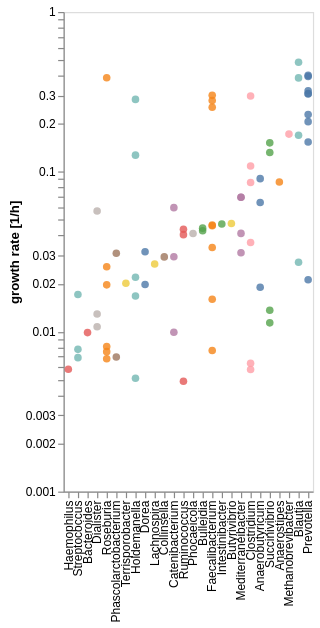

Write a Vega-Lite specification for this figure.
### Vega-Lite specification from a JSON file in a GitHub repository (floating-point values rounded to 4 significant figures)
{"$schema": "https://vega.github.io/schema/vega-lite/v5.json", "width": 208, "height": 400, "data": {"values": [{"taxon": "Catenibacterium", "sample_id": "chepang1", "abundance": 0.025, "growth_rate": 0.009934}, {"taxon": "Phascolarctobacterium", "sample_id": "chepang1", "abundance": 0.01817, "growth_rate": 0.006948}, {"taxon": "Prevotella", "sample_id": "chepang1", "abundance": 0.5742, "growth_rate": 0.2281}, {"taxon": "Succinivibrio", "sample_id": "chepang1", "abundance": 0.3827, "growth_rate": 0.1519}, {"taxon": "Faecalibacterium", "sample_id": "chepang2", "abundance": 0.02162, "growth_rate": 0.007636}, {"taxon": "Prevotella", "sample_id": "chepang2", "abundance": 0.5837, "growth_rate": 0.2061}, {"taxon": "Roseburia", "sample_id": "chepang2", "abundance": 0.0192, "growth_rate": 0.006771}, {"taxon": "Succinivibrio", "sample_id": "chepang2", "abundance": 0.3755, "growth_rate": 0.1323}, {"taxon": "Anaerobutyricum", "sample_id": "hadza1", "abundance": 0.02039, "growth_rate": 0.01898}, {"taxon": "Blautia", "sample_id": "hadza1", "abundance": 0.1822, "growth_rate": 0.1696}, {"taxon": "Bulleidia", "sample_id": "hadza1", "abundance": 0.04609, "growth_rate": 0.04282}, {"taxon": "Clostridium", "sample_id": "hadza1", "abundance": 0.3219, "growth_rate": 0.2981}, {"taxon": "Dorea", "sample_id": "hadza1", "abundance": 0.02124, "growth_rate": 0.01976}, {"taxon": "Faecalibacterium", "sample_id": "hadza1", "abundance": 0.0362, "growth_rate": 0.03364}, {"taxon": "Holdemanella", "sample_id": "hadza1", "abundance": 0.305, "growth_rate": 0.284}, {"taxon": "Mediterraneibacter", "sample_id": "hadza1", "abundance": 0.04428, "growth_rate": 0.04122}, {"taxon": "Prevotella", "sample_id": "hadza1", "abundance": 0.02268, "growth_rate": 0.02111}, {"taxon": "Bacteroides", "sample_id": "chepang3", "abundance": 0.02394, "growth_rate": 0.009872}, {"taxon": "Clostridium", "sample_id": "chepang3", "abundance": 0.01491, "growth_rate": 0.006343}, {"taxon": "Faecalibacterium", "sample_id": "chepang3", "abundance": 0.03872, "growth_rate": 0.01595}, {"taxon": "Holdemanella", "sample_id": "chepang3", "abundance": 0.01204, "growth_rate": 0.005112}, {"taxon": "Phocaeicola", "sample_id": "chepang3", "abundance": 0.09668, "growth_rate": 0.04112}, {"taxon": "Prevotella", "sample_id": "chepang3", "abundance": 0.756, "growth_rate": 0.3216}, {"taxon": "Roseburia", "sample_id": "chepang3", "abundance": 0.04618, "growth_rate": 0.01964}, {"taxon": "Ruminococcus", "sample_id": "chepang3", "abundance": 0.01151, "growth_rate": 0.004897}, {"taxon": "Anaerobutyricum", "sample_id": "hadza2", "abundance": 0.05407, "growth_rate": 0.0907}, {"taxon": "Anaerostipes", "sample_id": "hadza2", "abundance": 0.05148, "growth_rate": 0.08635}, {"taxon": "Blautia", "sample_id": "hadza2", "abundance": 0.2307, "growth_rate": 0.387}, {"taxon": "Catenibacterium", "sample_id": "hadza2", "abundance": 0.03559, "growth_rate": 0.05971}, {"taxon": "Clostridium", "sample_id": "hadza2", "abundance": 0.02157, "growth_rate": 0.03618}, {"taxon": "Collinsella", "sample_id": "hadza2", "abundance": 0.01752, "growth_rate": 0.02938}, {"taxon": "Dorea", "sample_id": "hadza2", "abundance": 0.01887, "growth_rate": 0.03165}, {"taxon": "Faecalibacterium", "sample_id": "hadza2", "abundance": 0.1794, "growth_rate": 0.301}, {"taxon": "Holdemanella", "sample_id": "hadza2", "abundance": 0.01307, "growth_rate": 0.02192}, {"taxon": "Intestinibacter", "sample_id": "hadza2", "abundance": 0.0281, "growth_rate": 0.04714}, {"taxon": "Lachnospira", "sample_id": "hadza2", "abundance": 0.01583, "growth_rate": 0.02655}, {"taxon": "Mediterraneibacter", "sample_id": "hadza2", "abundance": 0.04139, "growth_rate": 0.06944}, {"taxon": "Prevotella", "sample_id": "hadza2", "abundance": 0.2391, "growth_rate": 0.4011}, {"taxon": "Roseburia", "sample_id": "hadza2", "abundance": 0.01521, "growth_rate": 0.02551}, {"taxon": "Ruminococcus", "sample_id": "hadza2", "abundance": 0.02608, "growth_rate": 0.04374}, {"taxon": "Terrisporobacter", "sample_id": "hadza2", "abundance": 0.012, "growth_rate": 0.02012}, {"taxon": "Anaerobutyricum", "sample_id": "hadza3", "abundance": 0.03641, "growth_rate": 0.06432}, {"taxon": "Blautia", "sample_id": "hadza3", "abundance": 0.2742, "growth_rate": 0.4843}, {"taxon": "Bulleidia", "sample_id": "hadza3", "abundance": 0.02741, "growth_rate": 0.04444}, {"taxon": "Butyrivibrio", "sample_id": "hadza3", "abundance": 0.02689, "growth_rate": 0.0475}, {"taxon": "Clostridium", "sample_id": "hadza3", "abundance": 0.04855, "growth_rate": 0.08578}, {"taxon": "Faecalibacterium", "sample_id": "hadza3", "abundance": 0.1445, "growth_rate": 0.2539}, {"taxon": "Holdemanella", "sample_id": "hadza3", "abundance": 0.07241, "growth_rate": 0.1272}, {"taxon": "Mediterraneibacter", "sample_id": "hadza3", "abundance": 0.03924, "growth_rate": 0.06931}, {"taxon": "Prevotella", "sample_id": "hadza3", "abundance": 0.08695, "growth_rate": 0.1536}, {"taxon": "Roseburia", "sample_id": "hadza3", "abundance": 0.2205, "growth_rate": 0.3882}, {"taxon": "Ruminococcus", "sample_id": "hadza3", "abundance": 0.02292, "growth_rate": 0.04049}, {"taxon": "Dialister", "sample_id": "mephaa2", "abundance": 0.0277, "growth_rate": 0.01074}, {"taxon": "Faecalibacterium", "sample_id": "mephaa2", "abundance": 0.1162, "growth_rate": 0.04643}, {"taxon": "Haemophilus", "sample_id": "mephaa2", "abundance": 0.01458, "growth_rate": 0.005829}, {"taxon": "Prevotella", "sample_id": "mephaa2", "abundance": 0.7725, "growth_rate": 0.3088}, {"taxon": "Roseburia", "sample_id": "mephaa2", "abundance": 0.02023, "growth_rate": 0.008074}, {"taxon": "Streptococcus", "sample_id": "mephaa2", "abundance": 0.01941, "growth_rate": 0.007757}, {"taxon": "Succinivibrio", "sample_id": "mephaa2", "abundance": 0.02943, "growth_rate": 0.01136}, {"taxon": "Clostridium", "sample_id": "mephaa3", "abundance": 0.01454, "growth_rate": 0.005806}, {"taxon": "Dialister", "sample_id": "mephaa3", "abundance": 0.03232, "growth_rate": 0.01291}, {"taxon": "Faecalibacterium", "sample_id": "mephaa3", "abundance": 0.1152, "growth_rate": 0.04604}, {"taxon": "Prevotella", "sample_id": "mephaa3", "abundance": 0.7678, "growth_rate": 0.3068}, {"taxon": "Roseburia", "sample_id": "mephaa3", "abundance": 0.0188, "growth_rate": 0.007506}, {"taxon": "Streptococcus", "sample_id": "mephaa3", "abundance": 0.01723, "growth_rate": 0.006884}, {"taxon": "Succinivibrio", "sample_id": "mephaa3", "abundance": 0.03408, "growth_rate": 0.01363}, {"taxon": "Blautia", "sample_id": "mephaa1", "abundance": 0.02338, "growth_rate": 0.02722}, {"taxon": "Catenibacterium", "sample_id": "mephaa1", "abundance": 0.02531, "growth_rate": 0.02947}, {"taxon": "Clostridium", "sample_id": "mephaa1", "abundance": 0.09339, "growth_rate": 0.1087}, {"taxon": "Dialister", "sample_id": "mephaa1", "abundance": 0.0489, "growth_rate": 0.05694}, {"taxon": "Faecalibacterium", "sample_id": "mephaa1", "abundance": 0.2395, "growth_rate": 0.279}, {"taxon": "Holdemanella", "sample_id": "mephaa1", "abundance": 0.01437, "growth_rate": 0.01673}, {"taxon": "Mediterraneibacter", "sample_id": "mephaa1", "abundance": 0.02681, "growth_rate": 0.03122}, {"taxon": "Methanobrevibacter", "sample_id": "mephaa1", "abundance": 0.1479, "growth_rate": 0.1722}, {"taxon": "Phascolarctobacterium", "sample_id": "mephaa1", "abundance": 0.02659, "growth_rate": 0.03097}, {"taxon": "Prevotella", "sample_id": "mephaa1", "abundance": 0.3392, "growth_rate": 0.395}, {"taxon": "Streptococcus", "sample_id": "mephaa1", "abundance": 0.01469, "growth_rate": 0.01711}]}, "selection": {"pts": {"type": "single", "fields": ["sample_id"]}}, "mark": {"type": "point", "filled": true, "size": 40, "tooltip": {"content": "data"}}, "encoding": {"y": {"field": "growth_rate", "type": "quantitative", "scale": {"type": "log"}, "axis": {"title": "growth rate [1/h]", "grid": false}}, "x": {"field": "taxon", "type": "nominal", "sort": {"op": "median", "field": "growth_rate"}, "axis": {"title": null}}, "color": {"condition": {"selection": "pts", "field": "taxon", "type": "nominal", "legend": null}, "value": "lightgrey"}, "opacity": {"condition": {"selection": "pts", "value": 0.8}, "value": 0.2}}}
